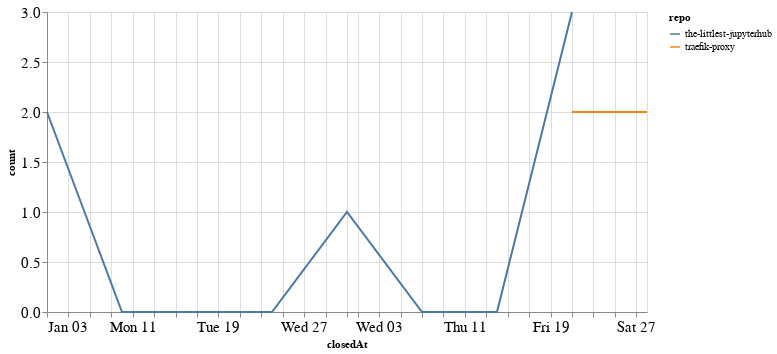

Notebook code for this chart:
### Code cell
closed_by_time = closed_by.groupby('repo').resample('W', on='closedAt').count()['author'].reset_index()
closed_by_time = closed_by_time.rename(columns={'author': 'count'})

alt.Chart(closed_by_time, width=600).mark_line().encode(
    x='closedAt',
    y='count',
    color='repo',
    tooltip="repo"
)

### Figure 1 — Vega-Lite specification as saved in the notebook (floating-point values rounded to 4 significant figures)
{"config": {"axisLeft": {"labelFontSize": 15}, "axisBottom": {"labelFontSize": 15}}, "data": {"name": "data-30bae8163f4a9b8f1636f7c83b2592c0"}, "mark": "line", "encoding": {"color": {"type": "nominal", "field": "repo"}, "tooltip": {"type": "nominal", "field": "repo"}, "x": {"type": "temporal", "field": "closedAt"}, "y": {"type": "quantitative", "field": "count"}}, "width": 600, "$schema": "https://vega.github.io/schema/vega-lite/v4.8.1.json", "datasets": {"data-30bae8163f4a9b8f1636f7c83b2592c0": [{"repo": "the-littlest-jupyterhub", "closedAt": "2021-01-03T00:00:00", "count": 2}, {"repo": "the-littlest-jupyterhub", "closedAt": "2021-01-10T00:00:00", "count": 0}, {"repo": "the-littlest-jupyterhub", "closedAt": "2021-01-17T00:00:00", "count": 0}, {"repo": "the-littlest-jupyterhub", "closedAt": "2021-01-24T00:00:00", "count": 0}, {"repo": "the-littlest-jupyterhub", "closedAt": "2021-01-31T00:00:00", "count": 1}, {"repo": "the-littlest-jupyterhub", "closedAt": "2021-02-07T00:00:00", "count": 0}, {"repo": "the-littlest-jupyterhub", "closedAt": "2021-02-14T00:00:00", "count": 0}, {"repo": "the-littlest-jupyterhub", "closedAt": "2021-02-21T00:00:00", "count": 3}, {"repo": "traefik-proxy", "closedAt": "2021-02-21T00:00:00", "count": 2}, {"repo": "traefik-proxy", "closedAt": "2021-02-28T00:00:00", "count": 2}]}}
